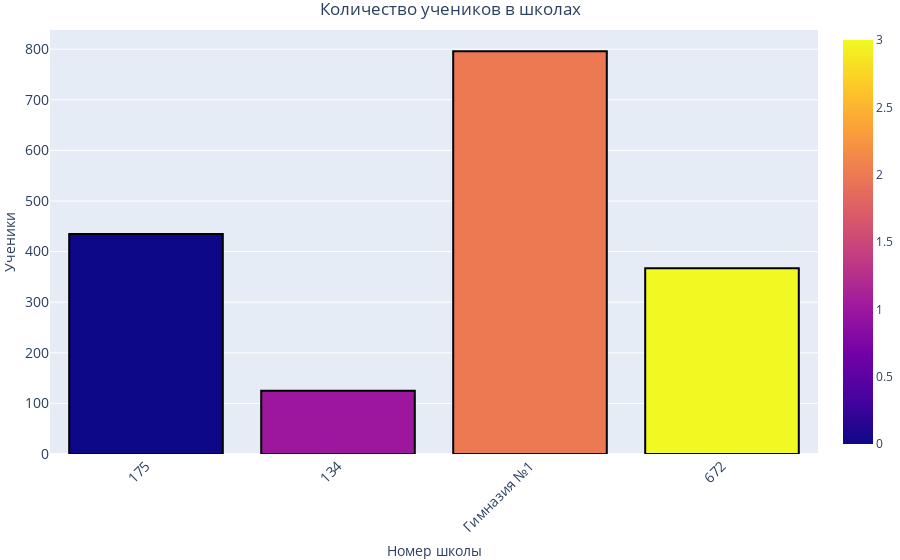

The notebook cell saved with this chart:
### Markdown cell above
Отобразить заголовок диаграммы, разместив его по центру сверху, с 
20 размером текста

### Code cell
fig.update_layout(
    title="Количество учеников в школах", title_font_size=20, title_x=0.5,
    xaxis_title="Номер школы",
    yaxis_title="Ученики",
)
fig.show()

### Figure 1 — Plotly figure (JSON) as saved in the notebook; plotly's stock layout.template omitted (floating-point values rounded to 4 significant figures)
{"data": [{"marker": {"color": [0, 1, 2, 3], "coloraxis": "coloraxis", "line": {"color": "black", "width": 2}}, "type": "bar", "x": ["175", "134", "Гимназия №1", "672"], "y": [435, 125, 796, 367]}], "layout": {"margin": {"b": 0, "l": 0, "r": 0, "t": 30}, "title": {"text": "Количество учеников в школах", "x": 0.5}, "xaxis": {"tickangle": -45, "tickfont": {"size": 14}, "title": {"text": "Номер школы"}}, "yaxis": {"tickfont": {"size": 14}, "title": {"text": "Ученики"}}}}
